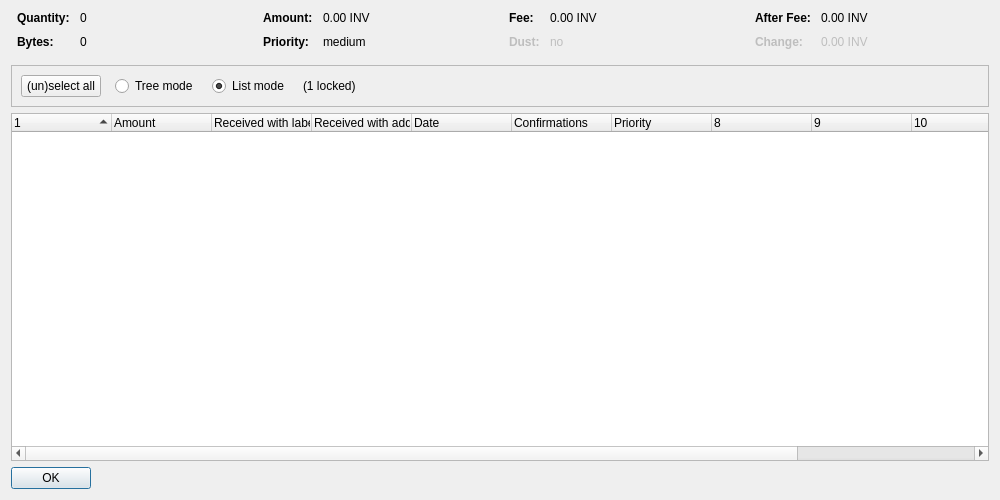
<?xml version="1.0" encoding="UTF-8"?>
<ui version="4.0">
 <class>CoinControlDialog</class>
 <widget class="QDialog" name="CoinControlDialog">
  <property name="geometry">
   <rect>
    <x>0</x>
    <y>0</y>
    <width>1000</width>
    <height>500</height>
   </rect>
  </property>
  <property name="windowTitle">
   <string>Coin Selection</string>
  </property>
  <layout class="QVBoxLayout" name="verticalLayout">
   <item>
    <layout class="QHBoxLayout" name="horizontalLayoutTop" stretch="0,0,0,0">
     <property name="topMargin">
      <number>0</number>
     </property>
     <property name="bottomMargin">
      <number>10</number>
     </property>
     <item>
      <layout class="QFormLayout" name="formLayoutCoinControl1">
       <property name="horizontalSpacing">
        <number>10</number>
       </property>
       <property name="verticalSpacing">
        <number>10</number>
       </property>
       <property name="leftMargin">
        <number>6</number>
       </property>
       <property name="rightMargin">
        <number>6</number>
       </property>
       <item row="0" column="0">
        <widget class="QLabel" name="labelCoinControlQuantityText">
         <property name="font">
          <font>
           <weight>75</weight>
           <bold>true</bold>
          </font>
         </property>
         <property name="text">
          <string>Quantity:</string>
         </property>
        </widget>
       </item>
       <item row="0" column="1">
        <widget class="QLabel" name="labelCoinControlQuantity">
         <property name="cursor">
          <cursorShape>IBeamCursor</cursorShape>
         </property>
         <property name="contextMenuPolicy">
          <enum>Qt::ActionsContextMenu</enum>
         </property>
         <property name="text">
          <string notr="true">0</string>
         </property>
         <property name="textInteractionFlags">
          <set>Qt::LinksAccessibleByMouse|Qt::TextSelectableByKeyboard|Qt::TextSelectableByMouse</set>
         </property>
        </widget>
       </item>
       <item row="1" column="0">
        <widget class="QLabel" name="labelCoinControlBytesText">
         <property name="font">
          <font>
           <weight>75</weight>
           <bold>true</bold>
          </font>
         </property>
         <property name="text">
          <string>Bytes:</string>
         </property>
        </widget>
       </item>
       <item row="1" column="1">
        <widget class="QLabel" name="labelCoinControlBytes">
         <property name="cursor">
          <cursorShape>IBeamCursor</cursorShape>
         </property>
         <property name="contextMenuPolicy">
          <enum>Qt::ActionsContextMenu</enum>
         </property>
         <property name="text">
          <string notr="true">0</string>
         </property>
         <property name="textInteractionFlags">
          <set>Qt::LinksAccessibleByMouse|Qt::TextSelectableByKeyboard|Qt::TextSelectableByMouse</set>
         </property>
        </widget>
       </item>
      </layout>
     </item>
     <item>
      <layout class="QFormLayout" name="formLayoutCoinControl2">
       <property name="horizontalSpacing">
        <number>10</number>
       </property>
       <property name="verticalSpacing">
        <number>10</number>
       </property>
       <property name="leftMargin">
        <number>6</number>
       </property>
       <property name="rightMargin">
        <number>6</number>
       </property>
       <item row="0" column="0">
        <widget class="QLabel" name="labelCoinControlAmountText">
         <property name="font">
          <font>
           <weight>75</weight>
           <bold>true</bold>
          </font>
         </property>
         <property name="text">
          <string>Amount:</string>
         </property>
        </widget>
       </item>
       <item row="0" column="1">
        <widget class="QLabel" name="labelCoinControlAmount">
         <property name="cursor">
          <cursorShape>IBeamCursor</cursorShape>
         </property>
         <property name="contextMenuPolicy">
          <enum>Qt::ActionsContextMenu</enum>
         </property>
         <property name="text">
          <string notr="true">0.00 INV</string>
         </property>
         <property name="textInteractionFlags">
          <set>Qt::LinksAccessibleByMouse|Qt::TextSelectableByKeyboard|Qt::TextSelectableByMouse</set>
         </property>
        </widget>
       </item>
       <item row="1" column="0">
        <widget class="QLabel" name="labelCoinControlPriorityText">
         <property name="font">
          <font>
           <weight>75</weight>
           <bold>true</bold>
          </font>
         </property>
         <property name="text">
          <string>Priority:</string>
         </property>
        </widget>
       </item>
       <item row="1" column="1">
        <widget class="QLabel" name="labelCoinControlPriority">
         <property name="cursor">
          <cursorShape>IBeamCursor</cursorShape>
         </property>
         <property name="contextMenuPolicy">
          <enum>Qt::ActionsContextMenu</enum>
         </property>
         <property name="text">
          <string notr="true">medium</string>
         </property>
         <property name="textInteractionFlags">
          <set>Qt::LinksAccessibleByMouse|Qt::TextSelectableByKeyboard|Qt::TextSelectableByMouse</set>
         </property>
        </widget>
       </item>
      </layout>
     </item>
     <item>
      <layout class="QFormLayout" name="formLayoutCoinControl3">
       <property name="horizontalSpacing">
        <number>10</number>
       </property>
       <property name="verticalSpacing">
        <number>10</number>
       </property>
       <property name="leftMargin">
        <number>6</number>
       </property>
       <property name="rightMargin">
        <number>6</number>
       </property>
       <item row="0" column="0">
        <widget class="QLabel" name="labelCoinControlFeeText">
         <property name="font">
          <font>
           <weight>75</weight>
           <bold>true</bold>
          </font>
         </property>
         <property name="text">
          <string>Fee:</string>
         </property>
        </widget>
       </item>
       <item row="0" column="1">
        <widget class="QLabel" name="labelCoinControlFee">
         <property name="cursor">
          <cursorShape>IBeamCursor</cursorShape>
         </property>
         <property name="contextMenuPolicy">
          <enum>Qt::ActionsContextMenu</enum>
         </property>
         <property name="text">
          <string notr="true">0.00 INV</string>
         </property>
         <property name="textInteractionFlags">
          <set>Qt::LinksAccessibleByMouse|Qt::TextSelectableByKeyboard|Qt::TextSelectableByMouse</set>
         </property>
        </widget>
       </item>
       <item row="1" column="0">
        <widget class="QLabel" name="labelCoinControlLowOutputText">
         <property name="enabled">
          <bool>false</bool>
         </property>
         <property name="font">
          <font>
           <weight>75</weight>
           <bold>true</bold>
          </font>
         </property>
         <property name="text">
          <string>Dust:</string>
         </property>
        </widget>
       </item>
       <item row="1" column="1">
        <widget class="QLabel" name="labelCoinControlLowOutput">
         <property name="enabled">
          <bool>false</bool>
         </property>
         <property name="cursor">
          <cursorShape>IBeamCursor</cursorShape>
         </property>
         <property name="contextMenuPolicy">
          <enum>Qt::ActionsContextMenu</enum>
         </property>
         <property name="text">
          <string notr="true">no</string>
         </property>
         <property name="textInteractionFlags">
          <set>Qt::LinksAccessibleByMouse|Qt::TextSelectableByKeyboard|Qt::TextSelectableByMouse</set>
         </property>
        </widget>
       </item>
      </layout>
     </item>
     <item>
      <layout class="QFormLayout" name="formLayoutCoinControl4">
       <property name="horizontalSpacing">
        <number>10</number>
       </property>
       <property name="verticalSpacing">
        <number>10</number>
       </property>
       <property name="leftMargin">
        <number>6</number>
       </property>
       <property name="rightMargin">
        <number>6</number>
       </property>
       <item row="0" column="0">
        <widget class="QLabel" name="labelCoinControlAfterFeeText">
         <property name="font">
          <font>
           <weight>75</weight>
           <bold>true</bold>
          </font>
         </property>
         <property name="text">
          <string>After Fee:</string>
         </property>
        </widget>
       </item>
       <item row="0" column="1">
        <widget class="QLabel" name="labelCoinControlAfterFee">
         <property name="cursor">
          <cursorShape>IBeamCursor</cursorShape>
         </property>
         <property name="contextMenuPolicy">
          <enum>Qt::ActionsContextMenu</enum>
         </property>
         <property name="text">
          <string notr="true">0.00 INV</string>
         </property>
         <property name="textInteractionFlags">
          <set>Qt::LinksAccessibleByMouse|Qt::TextSelectableByKeyboard|Qt::TextSelectableByMouse</set>
         </property>
        </widget>
       </item>
       <item row="1" column="0">
        <widget class="QLabel" name="labelCoinControlChangeText">
         <property name="enabled">
          <bool>false</bool>
         </property>
         <property name="font">
          <font>
           <weight>75</weight>
           <bold>true</bold>
          </font>
         </property>
         <property name="text">
          <string>Change:</string>
         </property>
        </widget>
       </item>
       <item row="1" column="1">
        <widget class="QLabel" name="labelCoinControlChange">
         <property name="enabled">
          <bool>false</bool>
         </property>
         <property name="cursor">
          <cursorShape>IBeamCursor</cursorShape>
         </property>
         <property name="contextMenuPolicy">
          <enum>Qt::ActionsContextMenu</enum>
         </property>
         <property name="text">
          <string notr="true">0.00 INV</string>
         </property>
         <property name="textInteractionFlags">
          <set>Qt::LinksAccessibleByMouse|Qt::TextSelectableByKeyboard|Qt::TextSelectableByMouse</set>
         </property>
        </widget>
       </item>
      </layout>
     </item>
    </layout>
   </item>
   <item>
    <widget class="QFrame" name="frame">
     <property name="minimumSize">
      <size>
       <width>0</width>
       <height>40</height>
      </size>
     </property>
     <property name="frameShape">
      <enum>QFrame::StyledPanel</enum>
     </property>
     <property name="frameShadow">
      <enum>QFrame::Sunken</enum>
     </property>
     <layout class="QHBoxLayout" name="horizontalLayout">
      <item>
       <layout class="QHBoxLayout" name="horizontalLayoutPanel" stretch="0,0,0,0,0">
        <property name="spacing">
         <number>14</number>
        </property>
        <item>
         <widget class="QPushButton" name="pushButtonSelectAll">
          <property name="sizePolicy">
           <sizepolicy hsizetype="Maximum" vsizetype="Fixed">
            <horstretch>0</horstretch>
            <verstretch>0</verstretch>
           </sizepolicy>
          </property>
          <property name="text">
           <string>(un)select all</string>
          </property>
          <property name="autoDefault">
           <bool>false</bool>
          </property>
         </widget>
        </item>
        <item>
         <widget class="QRadioButton" name="radioTreeMode">
          <property name="sizePolicy">
           <sizepolicy hsizetype="Maximum" vsizetype="Fixed">
            <horstretch>0</horstretch>
            <verstretch>0</verstretch>
           </sizepolicy>
          </property>
          <property name="text">
           <string>Tree mode</string>
          </property>
         </widget>
        </item>
        <item>
         <widget class="QRadioButton" name="radioListMode">
          <property name="sizePolicy">
           <sizepolicy hsizetype="Maximum" vsizetype="Fixed">
            <horstretch>0</horstretch>
            <verstretch>0</verstretch>
           </sizepolicy>
          </property>
          <property name="text">
           <string>List mode</string>
          </property>
          <property name="checked">
           <bool>true</bool>
          </property>
         </widget>
        </item>
        <item>
         <widget class="QLabel" name="labelLocked">
          <property name="text">
           <string notr="true">(1 locked)</string>
          </property>
         </widget>
        </item>
        <item>
         <spacer name="horizontalSpacer">
          <property name="orientation">
           <enum>Qt::Horizontal</enum>
          </property>
          <property name="sizeHint" stdset="0">
           <size>
            <width>40</width>
            <height>20</height>
           </size>
          </property>
         </spacer>
        </item>
       </layout>
      </item>
     </layout>
    </widget>
   </item>
   <item>
    <widget class="CoinControlTreeWidget" name="treeWidget">
     <property name="contextMenuPolicy">
      <enum>Qt::CustomContextMenu</enum>
     </property>
     <property name="sortingEnabled">
      <bool>false</bool>
     </property>
     <property name="columnCount">
      <number>12</number>
     </property>
     <attribute name="headerShowSortIndicator" stdset="0">
      <bool>true</bool>
     </attribute>
     <attribute name="headerStretchLastSection">
      <bool>false</bool>
     </attribute>
     <column>
      <property name="text">
       <string/>
      </property>
     </column>
     <column>
      <property name="text">
       <string>Amount</string>
      </property>
     </column>
     <column>
      <property name="text">
       <string>Received with label</string>
      </property>
     </column>
     <column>
      <property name="text">
       <string>Received with address</string>
      </property>
     </column>
     <column>
      <property name="text">
       <string>Date</string>
      </property>
     </column>
     <column>
      <property name="text">
       <string>Confirmations</string>
      </property>
      <property name="toolTip">
       <string>Confirmed</string>
      </property>
     </column>
     <column>
      <property name="text">
       <string>Priority</string>
      </property>
     </column>
     <column>
      <property name="text">
       <string/>
      </property>
     </column>
     <column>
      <property name="text">
       <string/>
      </property>
     </column>
     <column>
      <property name="text">
       <string/>
      </property>
     </column>
     <column>
      <property name="text">
       <string/>
      </property>
     </column>
     <column>
      <property name="text">
       <string/>
      </property>
     </column>
    </widget>
   </item>
   <item>
    <widget class="QDialogButtonBox" name="buttonBox">
     <property name="sizePolicy">
      <sizepolicy hsizetype="Maximum" vsizetype="Fixed">
       <horstretch>0</horstretch>
       <verstretch>0</verstretch>
      </sizepolicy>
     </property>
     <property name="orientation">
      <enum>Qt::Horizontal</enum>
     </property>
     <property name="standardButtons">
      <set>QDialogButtonBox::Ok</set>
     </property>
    </widget>
   </item>
  </layout>
 </widget>
 <customwidgets>
  <customwidget>
   <class>CoinControlTreeWidget</class>
   <extends>QTreeWidget</extends>
   <header>coincontroltreewidget.h</header>
  </customwidget>
 </customwidgets>
 <resources/>
 <connections/>
</ui>
